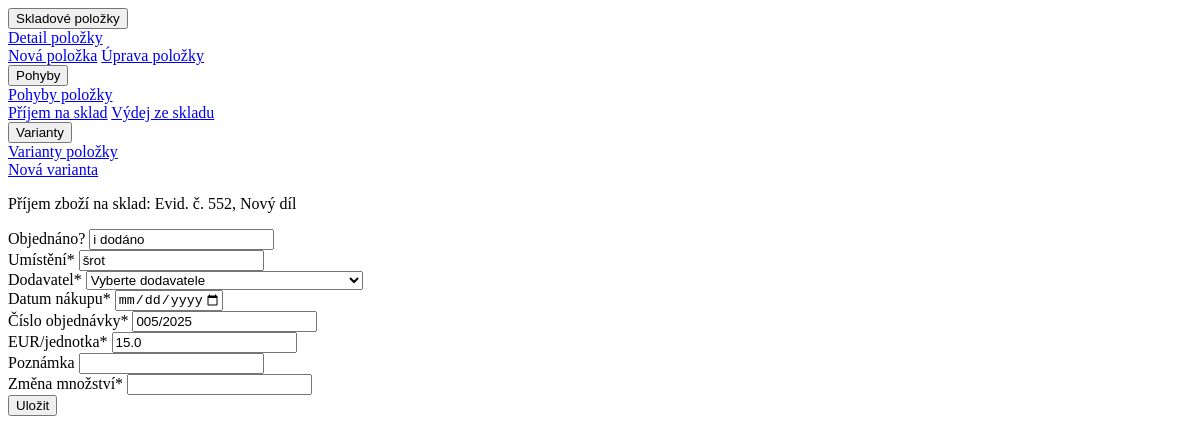
Page /sklad/552/receipt_audit_log/ (signed in) on the earlier database version.
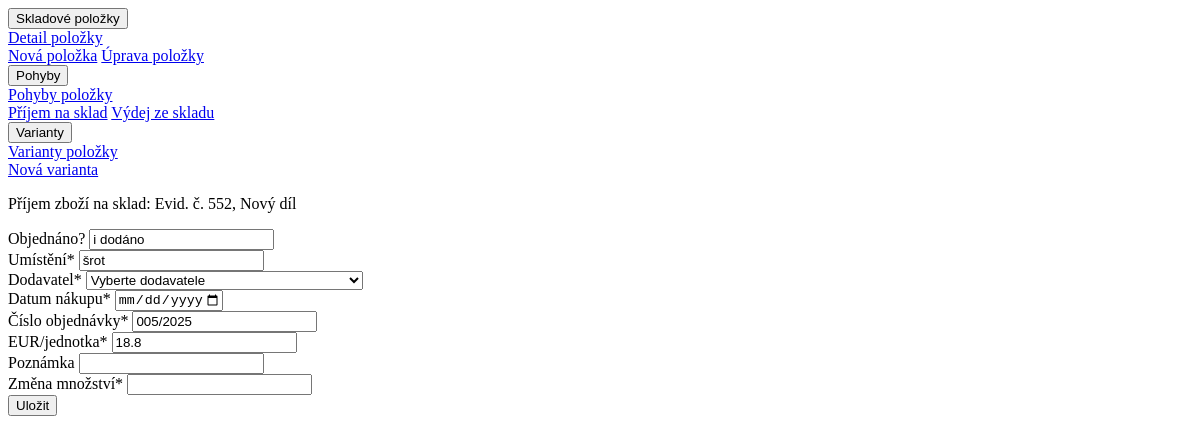
Same page on the later database version.
### hpm_sklad/models.py (models this page shows, shortened)
class Sklad(models.Model):
    class Meta:
        ordering = ["-evidencni_cislo"]
        verbose_name_plural = "Skladové položky"
    evidencni_cislo = models.AutoField(primary_key=True, verbose_name="Evidenční číslo")
    interne_cislo = models.IntegerField(null=True, verbose_name="Číslo karty")
    objednano = models.CharField(max_length=100, null=True, blank=True, verbose_name="Objednáno?")
    nazev_dilu = models.CharField(max_length=100, verbose_name="Název dílu")
    min_mnozstvi_ks = models.PositiveIntegerField(default=0, verbose_name="Minimum")
    mnozstvi = models.PositiveIntegerField(default=0, verbose_name="Množství")
    jednotky = models.CharField(max_length=10, choices=JEDNOTKY_CHOICES, default='ks', verbose_name="Jednotky")
    umisteni = models.CharField(max_length=25, null=True, verbose_name="Umístění")
    dodavatel = models.CharField(max_length=70, null=True, blank=True, verbose_name="Dodavatel")
    datum_nakupu = models.DateField(null=True, blank=True, verbose_name="Datum nákupu")
    cislo_objednavky = models.CharField(max_length=20, null=True, blank=True, verbose_name="Číslo objednávky")
    jednotkova_cena_eur = models.FloatField(default=0.0, validators=[MinValueValidator(0.0)], verbose_name="EUR/jednotka")
    celkova_cena_eur = models.FloatField(default=0.0, validators=[MinValueValidator(0.0)], verbose_name="Celkem EUR")
    poznamka = models.CharField(null=True, blank=True, max_length=200, verbose_name="Poznámka")
    ucetnictvi = models.BooleanField(default=True, verbose_name="Účetnictví")
    kriticky_dil = models.BooleanField(default=False, verbose_name="Kritický díl")
    hsh = models.BooleanField(default=False, verbose_name="HSH")
    tq8 = models.BooleanField(default=False, verbose_name="TQ8")
    tqf_xl1 = models.BooleanField(default=False, verbose_name="TQF XL1")
    tqf_xl2 = models.BooleanField(default=False, verbose_name="TQF XL2")
    dc_xl = models.BooleanField(default=False, verbose_name="DC XL")
    dac_xl1_2 = models.BooleanField(default=False, verbose_name="DAC XL1-2")
    dl_xl = models.BooleanField(default=False, verbose_name="DL XL")
    dac = models.BooleanField(default=False, verbose_name="DAC")
    lac_1 = models.BooleanField(default=False, verbose_name="LAC 1")
    lac_2 = models.BooleanField(default=False, verbose_name="LAC 2")
    ipsen_ene = models.BooleanField(default=False, verbose_name="IPSEN ENE")
    hsh_ene = models.BooleanField(default=False, verbose_name="HSH ENE")
    xl_ene1 = models.BooleanField(default=False, verbose_name="XL ENE1")
    xl_ene2 = models.BooleanField(default=False, verbose_name="XL ENE2")
    ipsen_w = models.BooleanField(default=False, verbose_name="IPSEN W")
    hsh_w = models.BooleanField(default=False, verbose_name="HSH W")
    kw = models.BooleanField(default=False, verbose_name="KW")
    kw1 = models.BooleanField(default=False, verbose_name="KW 1")
    kw2 = models.BooleanField(default=False, verbose_name="KW 2")
    kw3 = models.BooleanField(default=False, verbose_name="KW 3")
    mikrof = models.BooleanField(default=False, verbose_name="MIKROF")
    history = HistoricalRecords()
    def __str__(self):
        return "Evid. č. " + str(self.evidencni_cislo) + ", " + self.nazev_dilu

### hpm_sklad/views.py (the view)
# urls.py: path('sklad/<int:pk>/receipt_audit_log/', views.receipt_form_view, name='receipt_audit_log'),
@login_required
@permission_required('hpm_sklad.change_sklad', 'hpm_sklad.add_auditlog', raise_exception=True)
def receipt_form_view(request, pk):
    sklad_instance = get_object_or_404(Sklad, pk=pk)
    if request.method == 'POST':
        sklad_movement_form = SkladReceiptForm(request.POST, instance=sklad_instance)
        auditlog_receipt_form = AuditLogReceiptForm(request.POST)
        if sklad_movement_form.is_valid() and auditlog_receipt_form.is_valid():
            updated_sklad = sklad_movement_form.save(commit=False)
            created_auditlog = auditlog_receipt_form.save(commit=False)
            created_auditlog.jednotkova_cena_eur = round(updated_sklad.jednotkova_cena_eur, 2)
            created_auditlog.celkova_cena_eur = round(created_auditlog.jednotkova_cena_eur * created_auditlog.zmena_mnozstvi, 2)
            updated_sklad.mnozstvi = sklad_instance.mnozstvi + created_auditlog.zmena_mnozstvi
            updated_sklad.celkova_cena_eur = round(sklad_instance.celkova_cena_eur + created_auditlog.celkova_cena_eur, 2)
            updated_sklad.jednotkova_cena_eur = round(updated_sklad.celkova_cena_eur / updated_sklad.mnozstvi, 2)
            created_auditlog.typ_operace = "PŘÍJEM"
            created_auditlog.ucetnictvi = updated_sklad.ucetnictvi
            created_auditlog.evidencni_cislo = updated_sklad
            created_auditlog.interne_cislo = updated_sklad.interne_cislo
            created_auditlog.objednano = updated_sklad.objednano
            created_auditlog.nazev_dilu = updated_sklad.nazev_dilu
            created_auditlog.ucetnictvi = updated_sklad.ucetnictvi
            created_auditlog.mnozstvi = updated_sklad.mnozstvi
            created_auditlog.jednotky = updated_sklad.jednotky
            created_auditlog.umisteni = updated_sklad.umisteni
            created_auditlog.dodavatel = updated_sklad.dodavatel
            created_auditlog.datum_nakupu = updated_sklad.datum_nakupu
            created_auditlog.cislo_objednavky = updated_sklad.cislo_objednavky
            created_auditlog.operaci_provedl = request.user
            created_auditlog.poznamka = updated_sklad.poznamka
            updated_sklad.save()
            created_auditlog.save()
            dodavatel_form_value = sklad_movement_form.cleaned_data['dodavatel']
            dodavatel_object = Dodavatele.objects.get(dodavatel=dodavatel_form_value)
            varianty = Varianty.objects.filter(sklad=sklad_instance)
            varianta_dodavatele = [var.dodavatel for var in varianty]
            if not varianty or dodavatel_object not in varianta_dodavatele:
                return redirect(reverse('create_varianty_with_dodavatel', kwargs={'pk': pk, 'dodavatel': dodavatel_object.id}))
            return redirect('audit_log')
        else:
            context = {
                'sklad_movement_form': sklad_movement_form,
                'auditlog_receipt_form': auditlog_receipt_form,
                'object': sklad_instance,
            }
            return render(request, 'hpm_sklad/receipt_audit_log.html', context)
    else: # GET
        sklad_movement_form = SkladReceiptForm(instance=sklad_instance)
        auditlog_receipt_form = AuditLogReceiptForm()
    context = {
        'sklad_movement_form': sklad_movement_form,
        'auditlog_receipt_form': auditlog_receipt_form,
        'object': sklad_instance,
    }
    return render(request, 'hpm_sklad/receipt_audit_log.html', context)

### hpm_sklad/forms.py
class AuditLogReceiptForm(forms.ModelForm):
    zmena_mnozstvi = forms.IntegerField(min_value=1, label='Změna množství')
    class Meta:
        model = AuditLog
        fields = ["zmena_mnozstvi",]
    def __init__(self, *args, **kwargs):
        super(AuditLogReceiptForm, self).__init__(*args, **kwargs)
        self.helper = FormHelper(self)
        self.helper.form_class = 'form-grid'
        self.helper.form_method = 'post'
        self.helper.layout = Layout(
            Div(
                *[Field(field, css_class='form-control form-control-sm') for field in self.Meta.fields],
                css_class='form-column col-auto mr-3 small'
                ),
            )

### hpm_sklad/models.py (called while the page is built)
    def __str__(self):
        return f"{self.dodavatel}"

### hpm_sklad/templates/hpm_sklad/receipt_audit_log.html (shortened to what this page needs)
{% load static %}
{% load crispy_forms_tags %}
{% include "hpm_sklad/navbar_sklad.html" %}
<div class="bg-dark text-white mt-3">
    <p class="h6 py-2 px-2">Příjem zboží na sklad: {{ object|truncatechars:50 }}<p>
</div>
<form class="small mt-2" method="post" action="{% url 'receipt_audit_log' object.pk %}">
    {{ sklad_movement_form|crispy }}
    {{ auditlog_receipt_form|crispy }}
    <div class="d-flex justify-content-center mt-3">
        <button type="submit" class="btn btn-dark btn-sm rounded-pill">Uložit</button>
    </div>
</form>

Differences in the rows shown:
changed Sklad "Evid. č. 552, Nový díl": jednotkova_cena_eur "15.0" → "18.8"
